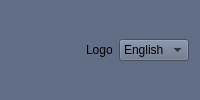
        <widget class="QWidget" name="widget_2" native="true">
         <property name="sizePolicy">
          <sizepolicy hsizetype="Preferred" vsizetype="Fixed">
           <horstretch>0</horstretch>
           <verstretch>0</verstretch>
          </sizepolicy>
         </property>
         <property name="minimumSize">
          <size>
           <width>0</width>
           <height>0</height>
          </size>
         </property>
         <property name="maximumSize">
          <size>
           <width>16777215</width>
           <height>16777215</height>
          </size>
         </property>
         <property name="styleSheet">
          <string notr="true">/* UI Properties */
background-color: #616E85;
opacity: 1;</string>
         </property>
         <layout class="QHBoxLayout" name="horizontalLayout">
          <item>
           <widget class="QLabel" name="label">
            <property name="text">
             <string/>
            </property>
            <property name="pixmap">
             <pixmap resource="img.qrc">:/logo/img/icon.png</pixmap>
            </property>
            <property name="scaledContents">
             <bool>false</bool>
            </property>
            <property name="alignment">
             <set>Qt::AlignLeading|Qt::AlignLeft|Qt::AlignVCenter</set>
            </property>
            <property name="wordWrap">
             <bool>false</bool>
            </property>
           </widget>
          </item>
          <item>
           <widget class="QLabel" name="label_30">
            <property name="sizePolicy">
             <sizepolicy hsizetype="Fixed" vsizetype="Preferred">
              <horstretch>0</horstretch>
              <verstretch>0</verstretch>
             </sizepolicy>
            </property>
            <property name="text">
             <string>Logo</string>
            </property>
           </widget>
          </item>
          <item>
           <widget class="QComboBox" name="comboBox_3">
            <property name="sizePolicy">
             <sizepolicy hsizetype="Fixed" vsizetype="Fixed">
              <horstretch>0</horstretch>
              <verstretch>0</verstretch>
             </sizepolicy>
            </property>
            <property name="layoutDirection">
             <enum>Qt::LeftToRight</enum>
            </property>
            <item>
             <property name="text">
              <string>English</string>
             </property>
            </item>
           </widget>
          </item>
         </layout>
        </widget>
